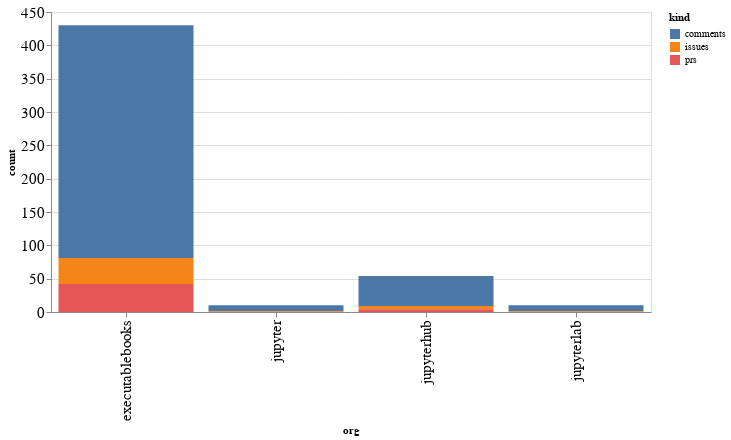

Notebook code cell kept with this figure:
### Code cell
alt.Chart(org_summaries, width=600).mark_bar().encode(
    x='org',
    y='count',
    color='kind',
    tooltip="org"
)

### Figure 1 — Vega-Lite specification as saved in the notebook (floating-point values rounded to 4 significant figures)
{"config": {"axisLeft": {"labelFontSize": 15}, "axisBottom": {"labelFontSize": 15}}, "data": {"name": "data-74873154317bba131d2ced5700259f65"}, "mark": "bar", "encoding": {"color": {"type": "nominal", "field": "kind"}, "tooltip": {"type": "nominal", "field": "org"}, "x": {"type": "nominal", "field": "org"}, "y": {"type": "quantitative", "field": "count"}}, "width": 600, "$schema": "https://vega.github.io/schema/vega-lite/v4.8.1.json", "datasets": {"data-74873154317bba131d2ced5700259f65": [{"org": "executablebooks", "kind": "comments", "count": 349}, {"org": "executablebooks", "kind": "issues", "count": 39}, {"org": "executablebooks", "kind": "prs", "count": 42}, {"org": "jupyter", "kind": "comments", "count": 9}, {"org": "jupyter", "kind": "issues", "count": 1}, {"org": "jupyterhub", "kind": "comments", "count": 45}, {"org": "jupyterhub", "kind": "issues", "count": 5}, {"org": "jupyterhub", "kind": "prs", "count": 4}, {"org": "jupyterlab", "kind": "comments", "count": 9}, {"org": "jupyterlab", "kind": "issues", "count": 1}]}}
